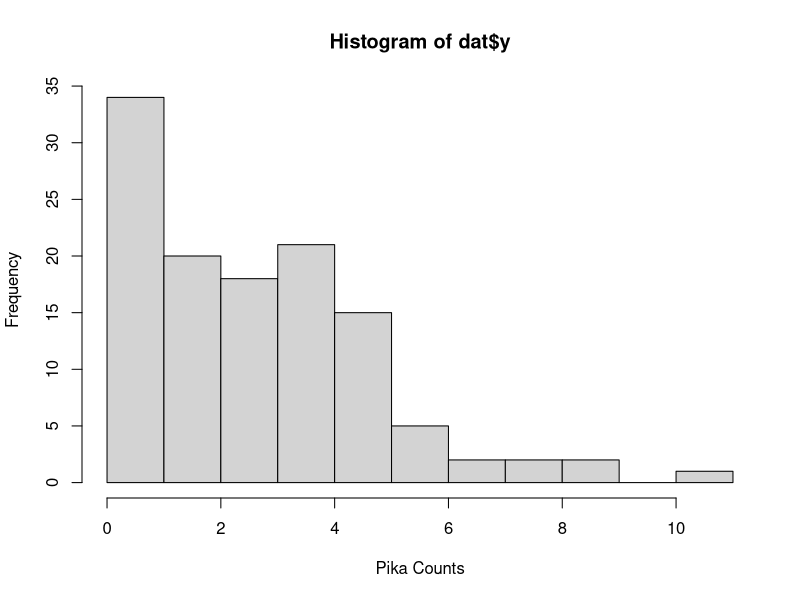
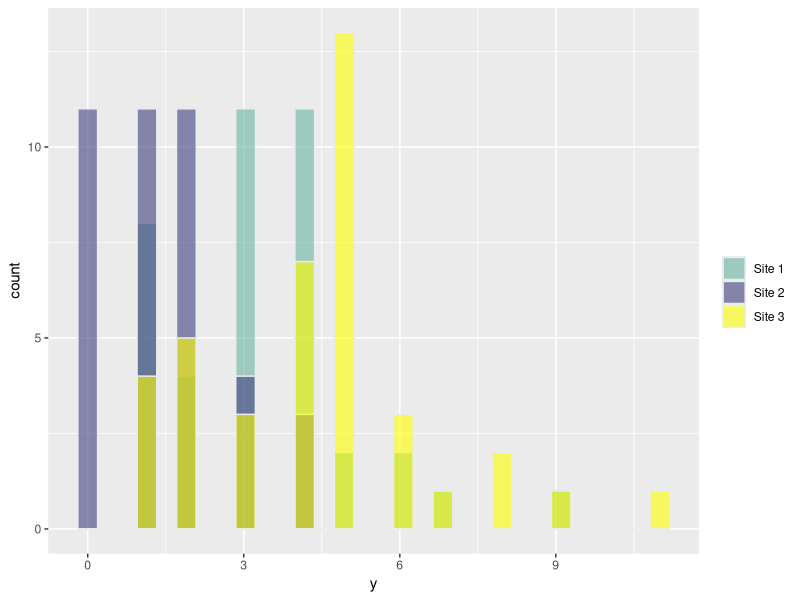

Generate these figures, in order, with R:
## ---- chunk 1
  n=120
  site=as.factor(rep(c("Site 1","Site 2", "Site 3"),n/3))

  
  beta=c(1,-0.5,0.5)
  X=model.matrix(~site)
  lambda = exp(X%*%beta)
  y = rpois(n, lambda)
  dat=data.frame(y=y,site=site)
  hist(dat$y,xlab="Pika Counts")  
## ---- chunk 2
library(ggplot2)
  ggplot(dat, aes(x=y, fill=site)) +
    geom_histogram( color="#e9ecef", alpha=0.6, position = 'identity') +
    scale_fill_manual(values=c("#69b3a2", "#404080",
                               "yellow")) +
    labs(fill="")
## ---- chunk 3
model = glm(y~site,data=dat, 
            family = poisson(link = 'log')
            )
summary(model)

## ---- chunk 4
model$converged
model$method
model$boundary
model$iter
model$control
## ---- chunk 5
  #Here is our negative log-likelihood function with three
  #parameters - beta0, beta1, and beta2 (1)
  #inputs = design matrix X
  neg.log.like = function(par,X) {
    
    lam=par[1]*X[,1]+par[2]*X[,2]+par[3]*X[,3]
    
    sum(-dpois(y,lambda = exp(lam),log = TRUE))
  }
## ---- chunk 6
#use optim with initial values and define the lower and upper limits of the possible values
  fit1 <- optim(
    par = c(0,0,0), #start
    X=X,
    fn = neg.log.like,
    method = "L-BFGS-B",
    lower = c(-10, -10, -10),
    upper = c(10, 10, 10)
  )

## ---- chunk 7
a =rbind(fit1$par,
      coef(model)
      )
rownames(a)=c("glm.fit","ours")
a
## ---- chunk 8
dat$site.re=relevel(dat$site,ref="Site 2")
levels(dat$site.re) 
## ---- chunk 9

model2 = glm(y~site.re,
             data=dat, 
             family = poisson(link = 'log')
            )
summary(model2)


## ---- chunk 10
a = rbind(coef(model),
          coef(model2)
          )
rownames(a)=c("Model1","Model2")

a

## ---- chunk 11
b = rbind(predict(model)[1:5],
      predict(model2)[1:5]
      )
rownames(b)=c("Model1","Model2")
b
## ---- chunk 12
model.matrix(~dat$site)[1:5,]
model.matrix(~dat$site.re)[1:5,]
## ---- chunk 13
  model3=glm(y~site, 
             data=dat, 
             family = poisson(link = 'log'),
             contrasts = list(site = contr.sum)
            )
## ---- chunk 14
coef(model3)
## ---- chunk 15
#The coefficient for site-level 3 (difference from the grand mean) 
sum(coef(model3)[-1]*(-1))
## ---- chunk 16
#Use effect coding to make the intercept the grand mean
  model4=glm(y~0+site, 
             data=dat, 
             family = poisson(link = 'log')
            )

# No shared intercept
head(model.matrix(~0+site,data=dat),n=6)

## ---- chunk 17
c =rbind(coef(model),
         coef(model2),
         coef(model3),
         coef(model4)
        )
rownames(c)=c("Model1","Model2","Model3","Model4")
c
## ---- chunk 18
d=rbind(predict(model)[1:5],
      predict(model2)[1:5],
      predict(model3)[1:5],
      predict(model4)[1:5]
      )
rownames(d)=c("Model1","Model2","Model3","Model4")
d

## ---- chunk 19
set.seed(54345)
dat$area=rpois(n,dat$y*2)
dat$area[which(dat$area==0)]=2
## ---- chunk 20

model.rate1 = glm(y~site+offset(log(area)),
            data=dat, 
            family = poisson(link = 'log')
            )

model.rate2 = glm(y~site,
            offset = log(area),
            data=dat, 
            family = poisson(link = 'log')
            )

coef(model.rate1)
coef(model.rate2)
